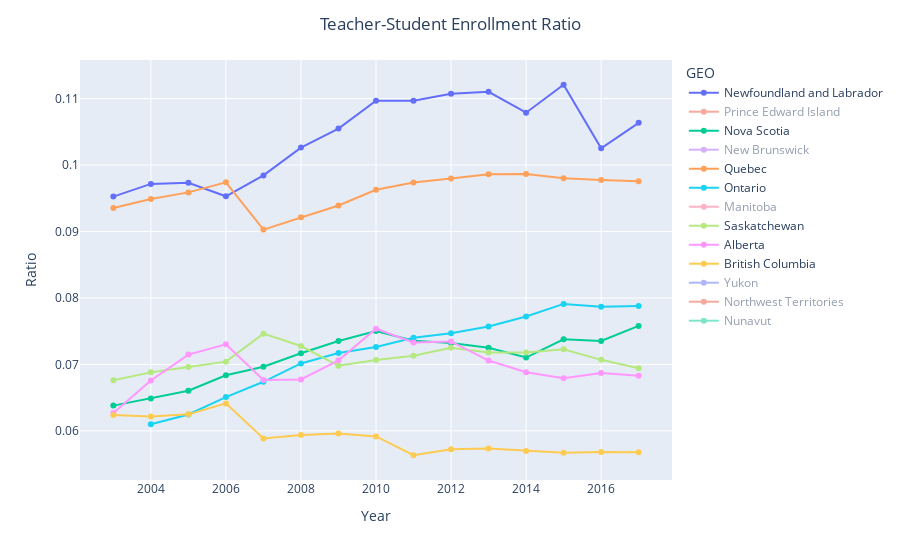

Here is the notebook cell this chart was saved with:
### Code cell
enrollment_fig = px.line(comb_df, x="Year", y="Ratio", markers=True, color="GEO")
enrollment_fig.update_layout(title={"text":"Teacher-Student Enrollment Ratio", "x":0.5},
                            height=500)
enrollment_fig.show()

### Figure 1 — Plotly figure (JSON) as saved in the notebook; plotly's stock layout.template omitted (floating-point values rounded to 4 significant figures)
{"data": [{"hovertemplate": "GEO=Newfoundland and Labrador<br>Year=%{x}<br>Ratio=%{y}<extra></extra>", "legendgroup": "Newfoundland and Labrador", "line": {"color": "#636efa", "dash": "solid"}, "marker": {"symbol": "circle"}, "mode": "markers+lines", "name": "Newfoundland and Labrador", "orientation": "v", "showlegend": true, "type": "scatter", "visible": true, "x": [2003, 2004, 2005, 2006, 2007, 2008, 2009, 2010, 2011, 2012, 2013, 2014, 2015, 2016, 2017], "xaxis": "x", "y": [0.09526, 0.09717, 0.09734, 0.09531, 0.09845, 0.1026, 0.1055, 0.1097, 0.1097, 0.1107, 0.111, 0.1079, 0.1121, 0.1025, 0.1064], "yaxis": "y"}, {"hovertemplate": "GEO=Prince Edward Island<br>Year=%{x}<br>Ratio=%{y}<extra></extra>", "legendgroup": "Prince Edward Island", "line": {"color": "#EF553B", "dash": "solid"}, "marker": {"symbol": "circle"}, "mode": "markers+lines", "name": "Prince Edward Island", "orientation": "v", "showlegend": true, "type": "scatter", "visible": "legendonly", "x": [2003, 2004, 2005, 2006, 2007, 2008, 2009, 2010, 2011, 2012, 2013, 2014, 2015, 2016, 2017], "xaxis": "x", "y": [0.06893, 0.06929, 0.07086, 0.07012, 0.0723, 0.07506, 0.07953, 0.08138, 0.08161, 0.08352, 0.08536, 0.08283, 0.08323, 0.08384, 0.07868], "yaxis": "y"}, {"hovertemplate": "GEO=Nova Scotia<br>Year=%{x}<br>Ratio=%{y}<extra></extra>", "legendgroup": "Nova Scotia", "line": {"color": "#00cc96", "dash": "solid"}, "marker": {"symbol": "circle"}, "mode": "markers+lines", "name": "Nova Scotia", "orientation": "v", "showlegend": true, "type": "scatter", "visible": true, "x": [2003, 2004, 2005, 2006, 2007, 2008, 2009, 2010, 2011, 2012, 2013, 2014, 2015, 2016, 2017], "xaxis": "x", "y": [0.06381, 0.06488, 0.06604, 0.06838, 0.06967, 0.0717, 0.07353, 0.07503, 0.07358, 0.07321, 0.07251, 0.07104, 0.07379, 0.07353, 0.0758], "yaxis": "y"}, {"hovertemplate": "GEO=New Brunswick<br>Year=%{x}<br>Ratio=%{y}<extra></extra>", "legendgroup": "New Brunswick", "line": {"color": "#ab63fa", "dash": "solid"}, "marker": {"symbol": "circle"}, "mode": "markers+lines", "name": "New Brunswick", "orientation": "v", "showlegend": true, "type": "scatter", "visible": "legendonly", "x": [2003, 2004, 2005, 2006, 2007, 2008, 2009, 2010, 2011, 2012, 2013, 2014, 2015, 2016, 2017], "xaxis": "x", "y": [0.06152, 0.06287, 0.0641, 0.0654, 0.0678, 0.07076, 0.07363, 0.07425, 0.0738, 0.07387, 0.0727, 0.06807, 0.06818, 0.07042, 0.07535], "yaxis": "y"}, {"hovertemplate": "GEO=Quebec<br>Year=%{x}<br>Ratio=%{y}<extra></extra>", "legendgroup": "Quebec", "line": {"color": "#FFA15A", "dash": "solid"}, "marker": {"symbol": "circle"}, "mode": "markers+lines", "name": "Quebec", "orientation": "v", "showlegend": true, "type": "scatter", "visible": true, "x": [2003, 2004, 2005, 2006, 2007, 2008, 2009, 2010, 2011, 2012, 2013, 2014, 2015, 2016, 2017], "xaxis": "x", "y": [0.09355, 0.09491, 0.09589, 0.0974, 0.09029, 0.09214, 0.09392, 0.09628, 0.09737, 0.09798, 0.09861, 0.09866, 0.09801, 0.09775, 0.09758], "yaxis": "y"}, {"hovertemplate": "GEO=Ontario<br>Year=%{x}<br>Ratio=%{y}<extra></extra>", "legendgroup": "Ontario", "line": {"color": "#19d3f3", "dash": "solid"}, "marker": {"symbol": "circle"}, "mode": "markers+lines", "name": "Ontario", "orientation": "v", "showlegend": true, "type": "scatter", "visible": true, "x": [2004, 2005, 2006, 2007, 2008, 2009, 2010, 2011, 2012, 2013, 2014, 2015, 2016, 2017], "xaxis": "x", "y": [0.061, 0.06247, 0.06509, 0.06739, 0.07016, 0.07172, 0.07263, 0.07401, 0.07469, 0.07571, 0.07721, 0.07911, 0.07869, 0.07878], "yaxis": "y"}, {"hovertemplate": "GEO=Manitoba<br>Year=%{x}<br>Ratio=%{y}<extra></extra>", "legendgroup": "Manitoba", "line": {"color": "#FF6692", "dash": "solid"}, "marker": {"symbol": "circle"}, "mode": "markers+lines", "name": "Manitoba", "orientation": "v", "showlegend": true, "type": "scatter", "visible": "legendonly", "x": [2003, 2004, 2005, 2006, 2007, 2008, 2009, 2010, 2011, 2012, 2013, 2014, 2015, 2016, 2017], "xaxis": "x", "y": [0.07565, 0.07754, 0.07746, 0.07792, 0.07354, 0.0742, 0.07452, 0.07451, 0.07489, 0.06729, 0.06906, 0.06991, 0.06981, 0.0702, 0.07041], "yaxis": "y"}, {"hovertemplate": "GEO=Saskatchewan<br>Year=%{x}<br>Ratio=%{y}<extra></extra>", "legendgroup": "Saskatchewan", "line": {"color": "#B6E880", "dash": "solid"}, "marker": {"symbol": "circle"}, "mode": "markers+lines", "name": "Saskatchewan", "orientation": "v", "showlegend": true, "type": "scatter", "visible": true, "x": [2003, 2004, 2005, 2006, 2007, 2008, 2009, 2010, 2011, 2012, 2013, 2014, 2015, 2016, 2017], "xaxis": "x", "y": [0.06764, 0.06881, 0.06962, 0.07042, 0.07464, 0.07278, 0.0698, 0.07069, 0.07131, 0.07253, 0.07179, 0.07182, 0.07228, 0.0707, 0.06944], "yaxis": "y"}, {"hovertemplate": "GEO=Alberta<br>Year=%{x}<br>Ratio=%{y}<extra></extra>", "legendgroup": "Alberta", "line": {"color": "#FF97FF", "dash": "solid"}, "marker": {"symbol": "circle"}, "mode": "markers+lines", "name": "Alberta", "orientation": "v", "showlegend": true, "type": "scatter", "x": [2003, 2004, 2005, 2006, 2007, 2008, 2009, 2010, 2011, 2012, 2013, 2014, 2015, 2016, 2017], "xaxis": "x", "y": [0.0627, 0.06759, 0.07149, 0.07303, 0.06767, 0.06775, 0.07062, 0.07537, 0.0733, 0.07346, 0.07059, 0.06882, 0.06793, 0.06872, 0.06828], "yaxis": "y"}, {"hovertemplate": "GEO=British Columbia<br>Year=%{x}<br>Ratio=%{y}<extra></extra>", "legendgroup": "British Columbia", "line": {"color": "#FECB52", "dash": "solid"}, "marker": {"symbol": "circle"}, "mode": "markers+lines", "name": "British Columbia", "orientation": "v", "showlegend": true, "type": "scatter", "visible": true, "x": [2003, 2004, 2005, 2006, 2007, 2008, 2009, 2010, 2011, 2012, 2013, 2014, 2015, 2016, 2017], "xaxis": "x", "y": [0.06241, 0.06218, 0.0625, 0.06414, 0.05887, 0.05939, 0.05961, 0.05917, 0.05634, 0.05724, 0.05736, 0.05699, 0.05672, 0.05683, 0.0568], "yaxis": "y"}, {"hovertemplate": "GEO=Yukon<br>Year=%{x}<br>Ratio=%{y}<extra></extra>", "legendgroup": "Yukon", "line": {"color": "#636efa", "dash": "solid"}, "marker": {"symbol": "circle"}, "mode": "markers+lines", "name": "Yukon", "orientation": "v", "showlegend": true, "type": "scatter", "visible": "legendonly", "x": [2003, 2004, 2005, 2006, 2007, 2008, 2009, 2010, 2011, 2012, 2013, 2014, 2015, 2016, 2017], "xaxis": "x", "y": [0.0877, 0.08859, 0.09066, 0.09275, 0.09759, 0.09874, 0.1103, 0.1138, 0.09965, 0.1064, 0.1706, 0.1705, 0.1773, 0.1637, 0.1599], "yaxis": "y"}, {"hovertemplate": "GEO=Northwest Territories<br>Year=%{x}<br>Ratio=%{y}<extra></extra>", "legendgroup": "Northwest Territories", "line": {"color": "#EF553B", "dash": "solid"}, "marker": {"symbol": "circle"}, "mode": "markers+lines", "name": "Northwest Territories", "orientation": "v", "showlegend": true, "type": "scatter", "visible": "legendonly", "x": [2003, 2004, 2005, 2006, 2007, 2008, 2009, 2010, 2011, 2012, 2013, 2014, 2015, 2016, 2017], "xaxis": "x", "y": [0.06617, 0.07008, 0.07058, 0.06988, 0.0715, 0.07821, 0.08158, 0.08165, 0.07957, 0.07345, 0.08, 0.0819, 0.07946, 0.07816, 0.07659], "yaxis": "y"}, {"hovertemplate": "GEO=Nunavut<br>Year=%{x}<br>Ratio=%{y}<extra></extra>", "legendgroup": "Nunavut", "line": {"color": "#00cc96", "dash": "solid"}, "marker": {"symbol": "circle"}, "mode": "markers+lines", "name": "Nunavut", "orientation": "v", "showlegend": true, "type": "scatter", "visible": "legendonly", "x": [2003, 2004, 2005, 2006, 2007, 2008, 2009, 2010, 2011, 2012, 2013, 2014, 2015, 2016, 2017], "xaxis": "x", "y": [0.06033, 0.05789, 0.06671, 0.07788, 0.07743, 0.07815, 0.0705, 0.07202, 0.07508, 0.07477, 0.08815, 0.0589, 0.07919, 0.076, 0.08605], "yaxis": "y"}], "layout": {"autosize": true, "legend": {"title": {"text": "GEO"}, "tracegroupgap": 0}, "margin": {"t": 60}, "title": {"text": "Teacher-Student Enrollment Ratio", "x": 0.5}, "xaxis": {"anchor": "y", "autorange": true, "domain": [0, 1], "range": [2002.0, 2018.0], "showspikes": false, "title": {"text": "Year"}, "type": "linear"}, "yaxis": {"anchor": "x", "autorange": true, "domain": [0, 1], "range": [0.05251, 0.1159], "showspikes": false, "title": {"text": "Ratio"}, "type": "linear"}}}
